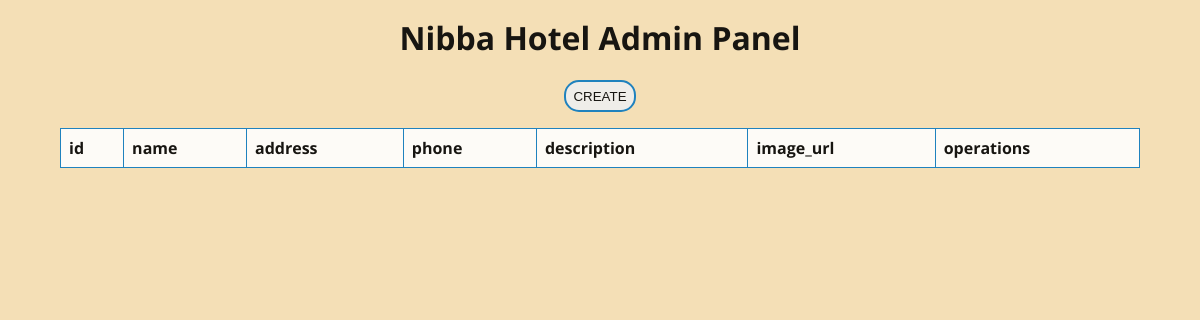
/admin-panel.php, run on an earlier commit of the app's database.
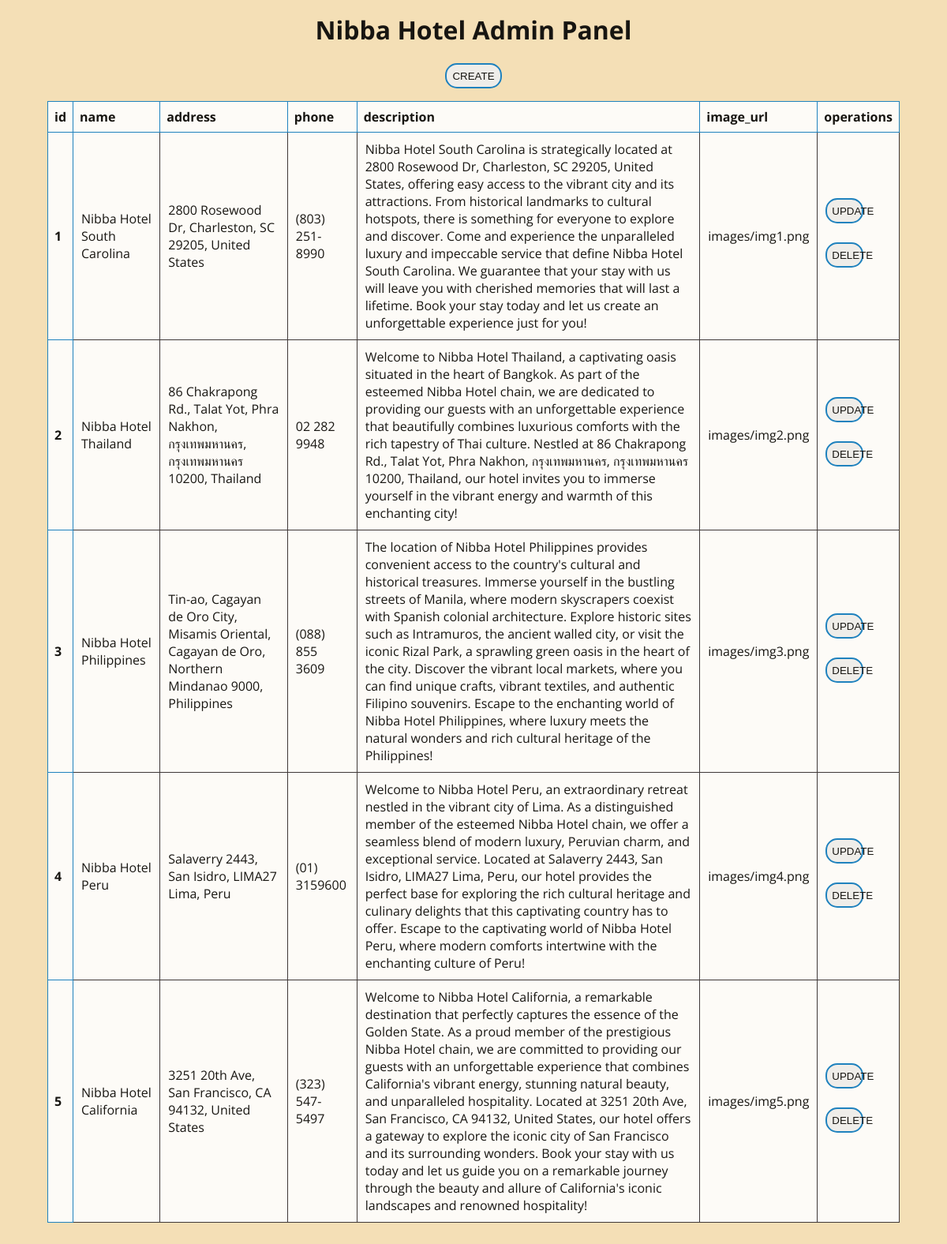
And on a later commit of the database.
### tables this page shows
CREATE TABLE `hotels` (
  `id` int(11) NOT NULL,
  `name` varchar(255) NOT NULL,
  `address` varchar(255) NOT NULL,
  `phone` varchar(20) NOT NULL,
  `description` text NOT NULL,
  `image_url` varchar(255) NOT NULL
);

### scripts/read.php (the view, shortened to what this page needs)
<?php
$host = 'localhost';
$dbusername = 'root';
$dbpassword = '';
$dbname = 'hotel_booking';
$conn = mysqli_connect($host, $dbusername, $dbpassword, $dbname);
$query = "SELECT * FROM hotels";
$result = $conn->query($query);
while ($row = $result->fetch_assoc()) {
    $id = $row['id'];
    $name = $row['name'];
    $address = $row['address'];
    $phone = $row['phone'];
    $description = $row['description'];
    $image_url = $row['image_url'];
    echo
    '<tr>
        <th scope="row">' . $id . '</th>
        <td>'. $name .'</td>
        <td>'. $address .' </td>
        <td>'. $phone .' </td>
        <td>'. $description .' </td>
        <td>'. $image_url .'</td>
        <td>
            <form id="uform-id-'. $id .'" action="update.php" method="post">
                <input type="hidden" name="hid" value="'. $id .'">
                <button type="submit" form="uform-id-'. $id .'">UPDATE</button>
            </form>
            <form id="dform-id-'. $id .'" action="scripts/delete.php" method="post">
                <input type="hidden" name="hid" value="'. $id .'">
                <button type="submit" form="dform-id-'. $id .'">DELETE</button>
            </form>
        </td>
    </tr>';
}
?>

### admin-panel.php (shortened to what this page needs)
<!DOCTYPE html>
<html lang="en">
<head>
    <link rel="stylesheet" type="text/css" href="css/panel.css">
</head>
<body>
<div>
    <div class="container">
        <h1>Nibba Hotel Admin Panel</h1>
        <a href="create.php"><button type="button">CREATE</button></a>
        <table class="admin-table">
            <thead>
                <tr>
                    <th scope="col">id</th>
                    <th scope="col">name</th>
                    <th scope="col">address</th>
                    <th scope="col">phone</th>
                    <th scope="col">description</th>
                    <th scope="col">image_url</th>
                    <th scope="col">operations</th>
                </tr>
            </thead>
            <tbody>
            <?php
                include('scripts/read.php');
            ?>
            </tbody>
        </table>
    </div>
</div>
</body>
</html>

### css/panel.css (style rules this page uses)
body { margin: 0; padding: 0; background-color: #f4dfb6; }
.container { display: flex; flex-direction: column; align-items: center; height: 100%; background-color: #f4dfb6; opacity: 0.9; font-family: 'Open Sans', sans-serif; }
.container h1 { margin-top: 2vh; }
.container a button { height: 4vh; width: 6vw; margin-bottom: 2vh; border-color: #0978bf; border-radius: 15px; border-style: solid; outline: none; cursor: pointer; }
.admin-table { width: 90%; margin-bottom: 5vh; border-collapse: collapse; }
.admin-table th { padding: 8px; background-color: #FFFFFF; border: 1px solid #0978bf; text-align: left; }
.admin-table td { padding: 10px; background-color: #FFFFFF; border: 1px solid #2c272b; }
.admin-table td form button { height: 4vh; width: 4vw; margin-top: 1vh; margin-bottom: 2vh; border-color: #0978bf; border-radius: 15px; border-style: solid; outline: none; cursor: pointer; }

What changed in the data, as far as the page shows it:
added hotels: id "1", name "Nibba Hotel South Carolina", address "2800 Rosewood Dr, Charleston, SC 29205, United States", phone "(803) 251-8990", description "Nibba Hotel South Carolina is strategically located at 2800 Rosewood Dr, Charleston, SC 29205, United States, offering easy access to the vibrant city and its attractions. From historical landmarks to cultural hotspots, there is something for everyone to explore and discover. Come and experience the unparalleled luxury and impeccable service that define Nibba Hotel South Carolina. We guarantee that your stay with us will leave you with cherished memories that will last a lifetime. Book your stay today and let us create an unforgettable experience just for you!", image_url "images/img1.png"
added hotels: id "2", name "Nibba Hotel Thailand", address "86 Chakrapong Rd., Talat Yot, Phra Nakhon, กรุงเทพมหานคร, กรุงเทพมหานคร 10200, Thailand", phone "02 282 9948", description "Welcome to Nibba Hotel Thailand, a captivating oasis situated in the heart of Bangkok. As part of the esteemed Nibba Hotel chain, we are dedicated to providing our guests with an unforgettable experience that beautifully combines luxurious comforts with the rich tapestry of Thai culture. Nestled at 86 Chakrapong Rd., Talat Yot, Phra Nakhon, กรุงเทพมหานคร, กรุงเทพมหานคร 10200, Thailand, our hotel invites you to immerse yourself in the vibrant energy and warmth of this enchanting city!", image_url "images/img2.png"
added hotels: id "3", name "Nibba Hotel Philippines", address "Tin-ao, Cagayan de Oro City, Misamis Oriental, Cagayan de Oro, Northern Mindanao 9000, Philippines", phone "(088) 855 3609", description "The location of Nibba Hotel Philippines provides convenient access to the country's cultural and historical treasures. Immerse yourself in the bustling streets of Manila, where modern skyscrapers coexist with Spanish colonial architecture. Explore historic sites such as Intramuros, the ancient walled city, or visit the iconic Rizal Park, a sprawling green oasis in the heart of the city. Discover the vibrant local markets, where you can find unique crafts, vibrant textiles, and authentic Filipino souvenirs. Escape to the enchanting world of Nibba Hotel Philippines, where luxury meets the natural wonders and rich cultural heritage of the Philippines!", image_url "images/img3.png"
added hotels: id "4", name "Nibba Hotel Peru", address "Salaverry 2443, San Isidro, LIMA27 Lima, Peru", phone "(01) 3159600", description "Welcome to Nibba Hotel Peru, an extraordinary retreat nestled in the vibrant city of Lima. As a distinguished member of the esteemed Nibba Hotel chain, we offer a seamless blend of modern luxury, Peruvian charm, and exceptional service. Located at Salaverry 2443, San Isidro, LIMA27 Lima, Peru, our hotel provides the perfect base for exploring the rich cultural heritage and culinary delights that this captivating country has to offer. Escape to the captivating world of Nibba Hotel Peru, where modern comforts intertwine with the enchanting culture of Peru!", image_url "images/img4.png"
added hotels: id "5", name "Nibba Hotel California", address "3251 20th Ave, San Francisco, CA 94132, United States", phone "(323) 547-5497", description "Welcome to Nibba Hotel California, a remarkable destination that perfectly captures the essence of the Golden State. As a proud member of the prestigious Nibba Hotel chain, we are committed to providing our guests with an unforgettable experience that combines California's vibrant energy, stunning natural beauty, and unparalleled hospitality. Located at 3251 20th Ave, San Francisco, CA 94132, United States, our hotel offers a gateway to explore the iconic city of San Francisco and its surrounding wonders. Book your stay with us today and let us guide you on a remarkable journey through the beauty and allure of California's iconic landscapes and renowned hospitality!", image_url "images/img5.png"
